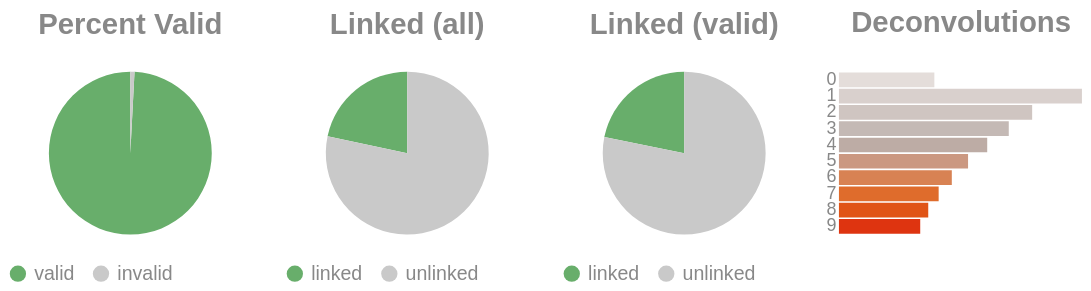

Notebook code cell kept with this figure:
### Code cell
if SKIPLR:
    pass
else:
    clash = Counter()
    for i in valids['molecule']:
        _mol = i.split("-")
        if len(_mol) == 1:
            clash.update('0')
        else:
            clash.update(_mol[-1])

    _d = {"deconvolutions": [], 'count': []}
    for k,v in clash.items():
        _d['deconvolutions'].append(k)
        _d['count'].append(v)

    tot_valid = valids['reads'].sum()
    mask = valids['reads'] >= 2
    n_linked_reads = valids.loc[mask, 'reads'].sum()
    perc_valid = round(tot_valid / n_reads, 4)
    linked_perc_abs = round(n_linked_reads / n_reads, 4)
    linked_perc = round(n_linked_reads / tot_valid, 4)

    _valid = pd.DataFrame({"valids": ['valid', 'invalid'] , "count":  [tot_valid, n_reads - tot_valid]})
    _linked_abs = pd.DataFrame({"linked (absolute)": ['linked', 'unlinked'] , "count":  [n_linked_reads, n_reads - n_linked_reads]})
    _linked_rel = pd.DataFrame({"linked (valids)": ['linked', 'unlinked'] , "count":  [n_linked_reads, tot_valid - n_linked_reads]})

    (
        alt.hconcat(
            piechart(_valid, goodval = 'valid', title = "Percent Valid"),
            piechart(_linked_abs, goodval = "linked", title =  "Linked (all)"),
            piechart(_linked_rel, goodval = "linked", title =  "Linked (valid)"),
            convolutionbar(pd.DataFrame(_d), title = "Deconvolutions"),
            center = True,
            bounds = 'flush'
        )
        .resolve_scale(color='independent')
        .resolve_legend('independent')
        .properties(usermeta={'embedOptions': {"actions": False}})
    ).display()

### Figure 1 — Vega-Lite specification as saved in the notebook (floating-point values rounded to 4 significant figures)
{"width": "container", "height": 400, "config": {"title": {"anchor": "start", "dy": -15, "fontSize": 18, "color": "#888888", "subtitleColor": "#888888", "subtitleFontSize": 14}, "arc": {"fill": "#0072B2"}, "axis": {"domainColor": "#888888", "domainWidth": 0.5, "gridWidth": 0.2, "grid": false, "titleFontWeight": 400, "titleFontSize": 15, "labelFontSize": 11, "labelColor": "#888888", "tickColor": "#888888", "tickWidth": 0.2, "titleColor": "#888888"}, "axisBand": {"grid": false}, "axisX": {"grid": true, "tickSize": 10, "domainCap": "round"}, "axisY": {"domain": false, "grid": true, "tickSize": 0, "domainCap": "round"}, "background": "transparent", "header": {"labelFontSize": 15, "labelColor": "#888888", "titleFontSize": 15, "titleFontWeight": 600, "titleColor": "#888888"}, "legend": {"labelFont": "sans-serif", "labelFontSize": 12, "labelColor": "#888888", "symbolSize": 100, "symbolType": "circle", "titleFontSize": 12, "titlePadding": 10, "titleColor": "#888888", "title": null}, "range": {"category": ["#E69F00", "#56B4E9", "#009E73", "#F0E442", "#0072B2", "#D55E00", "#CC79A7", "#000000"], "diverging": ["#cfe8f3", "#a2d4ec", "#73bfe2", "#46abdb", "#1696d2", "#12719e"]}, "area": {"fill": "#0072B2", "fillOpacity": 0.7, "line": true, "strokeOpacity": 0.7}, "line": {"color": "#0072B2", "stroke": "#0072B2", "strokeWidth": 2}, "trail": {"color": "#0072B2", "stroke": "#0072B2", "strokeWidth": 0, "size": 1}, "point": {"filled": true}, "text": {"color": "#888888", "fontSize": 11, "align": "right", "fontWeight": 400, "size": 11}, "bar": {"fill": "#0072B2", "stroke": null}, "view": {"stroke": null, "continuousWidth": 660, "continuousHeight": 400}}, "hconcat": [{"data": {"name": "data-6096c9c7bdb7067f3787491a74e117ba"}, "mark": {"type": "arc"}, "encoding": {"color": {"field": "valids", "legend": {"orient": "bottom", "title": null}, "scale": {"domain": ["valid", "invalid"], "range": ["#68ae6b", "#C9C9C9"]}, "title": "Valids", "type": "nominal"}, "theta": {"field": "count", "type": "quantitative"}, "tooltip": [{"field": "valids", "title": "Valids", "type": "ordinal"}, {"field": "percent", "format": ".2%", "title": "Percent", "type": "quantitative"}, {"field": "count", "title": "Count", "type": "quantitative"}]}, "height": 100, "title": {"text": "Percent Valid", "align": "center", "anchor": "middle"}, "transform": [{"calculate": "datum.count / 22681927", "as": "percent"}], "width": 150}, {"data": {"name": "data-459f775b2bb221060e928afb6a55b2bd"}, "mark": {"type": "arc"}, "encoding": {"color": {"field": "linked (absolute)", "legend": {"orient": "bottom", "title": null}, "scale": {"domain": ["linked", "unlinked"], "range": ["#68ae6b", "#C9C9C9"]}, "title": "Linked (Absolute)", "type": "nominal"}, "theta": {"field": "count", "type": "quantitative"}, "tooltip": [{"field": "linked (absolute)", "title": "Linked (Absolute)", "type": "ordinal"}, {"field": "percent", "format": ".2%", "title": "Percent", "type": "quantitative"}, {"field": "count", "title": "Count", "type": "quantitative"}]}, "height": 100, "title": {"text": "Linked (all)", "align": "center", "anchor": "middle"}, "transform": [{"calculate": "datum.count / 22681927", "as": "percent"}], "width": 150}, {"data": {"name": "data-85df191fadd020bddf9197dd0ae1663d"}, "mark": {"type": "arc"}, "encoding": {"color": {"field": "linked (valids)", "legend": {"orient": "bottom", "title": null}, "scale": {"domain": ["linked", "unlinked"], "range": ["#68ae6b", "#C9C9C9"]}, "title": "Linked (Valids)", "type": "nominal"}, "theta": {"field": "count", "type": "quantitative"}, "tooltip": [{"field": "linked (valids)", "title": "Linked (Valids)", "type": "ordinal"}, {"field": "percent", "format": ".2%", "title": "Percent", "type": "quantitative"}, {"field": "count", "title": "Count", "type": "quantitative"}]}, "height": 100, "title": {"text": "Linked (valid)", "align": "center", "anchor": "middle"}, "transform": [{"calculate": "datum.count / 22495104", "as": "percent"}], "width": 150}, {"data": {"name": "data-e2177666bb29241ed4bdf807e743d029"}, "mark": {"type": "bar"}, "encoding": {"color": {"field": "deconvolutions", "legend": null, "scale": {"scheme": "lightgreyred"}, "type": "nominal"}, "tooltip": [{"field": "deconvolutions", "title": "Deconvolutions", "type": "ordinal"}, {"field": "percent", "format": ".2%", "title": "Percent", "type": "quantitative"}, {"field": "count", "title": "Count", "type": "quantitative"}], "x": {"axis": null, "field": "count", "type": "quantitative"}, "y": {"field": "deconvolutions", "sort": "ascending", "title": null, "type": "nominal"}}, "height": 100, "title": {"text": "Deconvolutions", "align": "center", "anchor": "middle"}, "transform": [{"calculate": "datum.count / 36232999", "as": "percent"}], "width": 150}], "bounds": "flush", "center": true, "resolve": {"legend": {"angle": "independent"}, "scale": {"color": "independent"}}, "usermeta": {"embedOptions": {"actions": false}}, "$schema": "https://vega.github.io/schema/vega-lite/v6.4.1.json", "datasets": {"data-6096c9c7bdb7067f3787491a74e117ba": [{"valids": "valid", "count": 22495104}, {"valids": "invalid", "count": 186823}], "data-459f775b2bb221060e928afb6a55b2bd": [{"linked (absolute)": "linked", "count": 4915788}, {"linked (absolute)": "unlinked", "count": 17766139}], "data-85df191fadd020bddf9197dd0ae1663d": [{"linked (valids)": "linked", "count": 4915788}, {"linked (valids)": "unlinked", "count": 17579316}], "data-e2177666bb29241ed4bdf807e743d029": [{"deconvolutions": "0", "count": 2538593}, {"deconvolutions": "1", "count": 6464059}, {"deconvolutions": "2", "count": 5139969}, {"deconvolutions": "3", "count": 4517730}, {"deconvolutions": "4", "count": 3944295}, {"deconvolutions": "5", "count": 3434871}, {"deconvolutions": "6", "count": 3002627}, {"deconvolutions": "7", "count": 2652609}, {"deconvolutions": "8", "count": 2375816}, {"deconvolutions": "9", "count": 2162430}]}}
